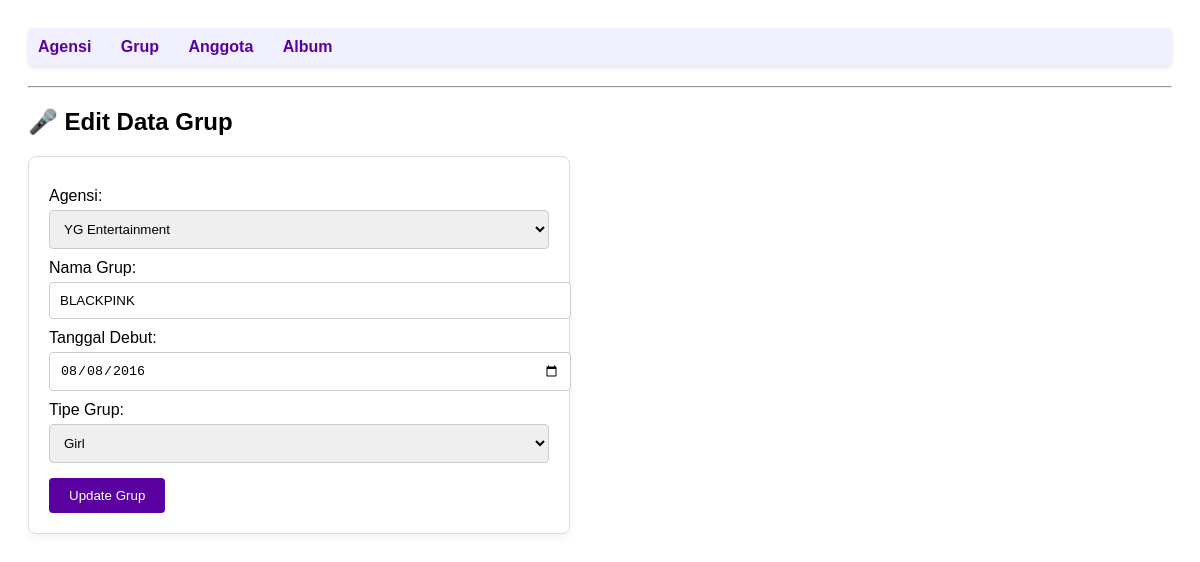
/project/index.php?entity=grup&action=edit&id=102, run on the app's committed database.
### tables this page shows
CREATE TABLE `grup` (
  `id_grup` int(11) NOT NULL,
  `id_agensi` int(11) NOT NULL,
  `nama_grup` varchar(100) NOT NULL,
  `tanggal_debut` date DEFAULT NULL,
  `tipe` enum('Boy','Girl') DEFAULT NULL
);

### project/models/Grup.php (called while the page is built, shortened)
<?php
require_once "config/Database.php";
class Grup
{
    private $conn;
    private $table = "grup";
    public function __construct()
    {
        $database = new Database();
        $this->conn = $database->getConnection();
    }
    public function getById($id)
    {
        $query = "SELECT * FROM " . $this->table . " WHERE id_grup = :id_grup";
        $stmt = $this->conn->prepare($query);
        $stmt->bindParam(':id_grup', $id);
        $stmt->execute();
        return $stmt->fetch(PDO::FETCH_ASSOC);
    }
}

### project/config/Database.php (called while the page is built, shortened)
<?php
class Database{
    private $host = "localhost";
    private $database = "kpop_db";
    private $username = "root";
    private $password = "";
    public function getConnection(){
        $this->conn = null;
        try {
            $this->conn = new PDO("mysql:host=" . $this->host . ";dbname=" . $this->database, $this->username, $this->password);
            $this->conn->setAttribute(PDO::ATTR_ERRMODE, PDO::ERRMODE_EXCEPTION);
        } catch (PDOException $exception) {
            echo "Connection error: " . $exception->getMessage();
        }
        return $this->conn;
    }
}

### project/models/Agensi.php (called while the page is built, shortened)
<?php
require_once "config/Database.php";
class Agensi
{
    private $conn;
    private $table = "agensi";
    public function __construct()
    {
        $database = new Database();
        $this->conn = $database->getConnection();
    }
    public function getAll()
    {
        $query = "SELECT * FROM " . $this->table;
        $stmt = $this->conn->prepare($query);
        $stmt->execute();
        return $stmt->fetchAll(PDO::FETCH_ASSOC);
    }
}

### project/viewmodels/GrupViewModel.php (called while the page is built, shortened)
<?php
require_once 'models/Grup.php';
require_once 'models/Agensi.php';
class GrupViewModel
{
    private $grupModel;
    private $agensiModel;
    public function __construct()
    {
        $this->grupModel = new Grup();
        $this->agensiModel = new Agensi();
    }
    public function getGrupById($id)
    {
        return $this->grupModel->getById($id);
    }
    public function getAllAgensiForDropdown()
    {
        return $this->agensiModel->getAll();
    }
}

### project/views/grup_form.php (the view, shortened to what this page needs)
<?php
require_once 'views/template/header.php';
$is_edit = isset($grup);
?>
<h2 class="text-xl mb-4 font-bold">
    🎤 <?php echo $is_edit ? 'Edit Data Grup' : 'Tambah Grup Baru'; ?>
</h2>
<form action="index.php?entity=grup&action=<?php
    echo $is_edit ? 'update&id=' . $grup['id_grup'] : 'save';
?>" method="POST" class="space-y-4 max-w-lg bg-white p-6 shadow-md rounded-lg">
    <div>
        <label for="id_agensi" class="block text-sm font-medium text-gray-700">Agensi:</label>
        <select
            id="id_agensi"
            name="id_agensi"
            class="mt-1 block w-full border border-gray-300 rounded-md shadow-sm p-2"
            required
        >
            <?php
            foreach ($agensiList as $agensi):
                $selected = '';
                if ($is_edit && $grup['id_agensi'] == $agensi['id_agensi']) {
                    $selected = 'selected';
                }
            ?>
                <option value="<?php echo $agensi['id_agensi']; ?>" <?php echo $selected; ?>>
                    <?php echo htmlspecialchars($agensi['nama_agensi']); ?>
                </option>
            <?php endforeach; ?>
        </select>
    </div>
    <div>
        <label for="nama_grup" class="block text-sm font-medium text-gray-700">Nama Grup:</label>
        <input
            type="text"
            id="nama_grup"
            name="nama_grup"
            value="<?php echo $is_edit ? htmlspecialchars($grup['nama_grup']) : ''; ?>"
            class="mt-1 block w-full border border-gray-300 rounded-md shadow-sm p-2"
            required
        >
    </div>
    <div>
        <label for="tanggal_debut" class="block text-sm font-medium text-gray-700">Tanggal Debut:</label>
        <input
            type="date"
            id="tanggal_debut"
            name="tanggal_debut"
            value="<?php echo $is_edit ? htmlspecialchars($grup['tanggal_debut']) : ''; ?>"
            class="mt-1 block w-full border border-gray-300 rounded-md shadow-sm p-2"
            required
        >
    </div>
    <div>
        <label for="tipe" class="block text-sm font-medium text-gray-700">Tipe Grup:</label>
        <?php
            $tipes = ['Boy', 'Girl'];
            $current_tipe = $is_edit ? $grup['tipe'] : '';
        ?>
        <select
            id="tipe"
            name="tipe"
            class="mt-1 block w-full border border-gray-300 rounded-md shadow-sm p-2"
            required
        >
            <?php foreach ($tipes as $t): ?>
                <option value="<?php echo $t; ?>"
                    <?php echo ($current_tipe == $t) ? 'selected' : ''; ?>>
                    <?php echo $t; ?>
                </option>
            <?php endforeach; ?>
        </select>
    </div>
    <button type="submit" class="bg-blue-600 hover:bg-blue-700 text-white px-4 py-2 rounded-md font-semibold">
        <?php echo $is_edit ? 'Update Grup' : 'Simpan Grup'; ?>
    </button>
</form>
<?php
require_once 'views/template/footer.php';
?>

### project/views/template/header.php (style rules this page uses)
body { font-family: sans-serif; padding: 20px; }
form { margin-top: 20px; border: 1px solid #ddd; padding: 20px; max-width: 500px; border-radius: 8px; box-shadow: 0 4px 8px rgba(0,0,0,0.05); }
label { display: block; margin-top: 10px; font-weight: 500; }
input, select { width: 100%; padding: 10px; margin-top: 5px; border: 1px solid #ccc; border-radius: 4px; }
button[type="submit"] { margin-top: 15px; padding: 10px 20px; background: #5a00a0; color: white; border: none; cursor: pointer; border-radius: 4px; }

### data on the page
grup: nama_grup "BLACKPINK", tanggal_debut "08/08/2016", tipe "Girl"

### other printed values
form field id_agensi "YG Entertainment"
